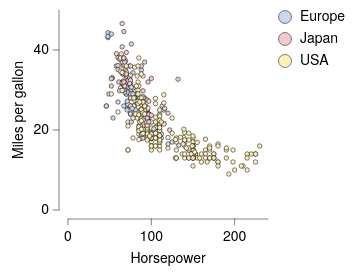

Here is the Vega-Lite specification saved for this chart:
### Vega-Lite specification from a JSON file in a GitHub repository (floating-point values rounded to 4 significant figures; data arrays with more than 128 entries replaced by an {"elided": "..."} marker saying what was removed)
{"background": null, "config": {"arc": {"fill": "#DBDBDB", "fillOpacity": 1.0, "innerRadius": 25.0, "padAngle": 0.03, "stroke": "black", "strokeOpacity": 1, "strokeWidth": 0.25}, "area": {"fill": "#DBDBDB", "fillOpacity": 1.0, "stroke": "black", "strokeOpacity": 1, "strokeWidth": 0.25}, "axis": {"domain": true, "domainCap": "round", "domainColor": "black", "domainWidth": 0.25, "grid": false, "gridCap": "round", "gridColor": "#F1F1F1", "gridDash": [0, 0], "gridOpacity": 1.0, "gridWidth": 0.25, "labelColor": "black", "labelFont": "Helvetica Neue", "labelFontSize": 7, "labelFontStyle": "normal", "labelFontWeight": 400, "offset": 4.5, "ticks": true, "tickCap": "round", "tickColor": "black", "tickRound": false, "tickSize": 3, "tickWidth": 0.25, "titleColor": "black", "titleFont": "Helvetica Neue", "titleFontSize": 7, "titleFontStyle": "normal", "titleFontWeight": 400}, "axisX": {"domain": true, "labelAlign": "center", "labelAngle": 0, "labels": true, "ticks": true, "translate": 0}, "axisY": {"domain": true, "labelAlign": "right", "labelAngle": 0, "labels": true, "ticks": true, "translate": 0}, "axisRight": {"domain": true, "labelAlign": "left", "labelAngle": 0, "labels": true, "ticks": true, "translate": 0}, "axisTop": {"domain": true, "labelAlign": "center", "labelAngle": 0, "labels": true, "ticks": true, "translate": 0}, "axisBand": {"tickOffset": 0}, "bar": {"fill": "#DBDBDB", "fillOpacity": 1.0, "stroke": "black", "strokeOpacity": 1, "strokeWidth": 0.25}, "boxplot": {"size": 9.0, "ticks": {"cornerRadius": 0.25, "fill": "black", "size": 4.5, "thickness": 0.25}, "box": {"fillOpacity": 1.0, "stroke": "black", "strokeOpacity": 1, "strokeWidth": 0.25}, "median": {"fill": "black", "fillOpacity": 1.0, "size": 9.0, "thickness": 0.25}, "rule": {"fill": "black", "fillOpacity": 1.0, "size": 10.0, "stroke": "black", "strokeDash": [0, 0], "strokeOpacity": 1, "strokeWidth": 0.25}, "outliers": {"color": "black", "fill": "black", "fillOpacity": 1.0, "size": 0, "stroke": "black", "strokeOpacity": 1, "strokeWidth": 0.25}}, "circle": {"fill": "black", "fillOpacity": 1.0, "size": 0.5, "stroke": null, "strokeOpacity": 1, "strokeWidth": 0.25}, "errorband": {"band": {"fillOpacity": 0.6, "stroke": null, "strokeWidth": 0.25, "strokeOpacity": 1}, "borders": {"opacity": 0, "strokeOpacity": 0.25, "strokeWidth": 1}}, "errorbar": {"opacity": 1, "rule": {"strokeDash": [0, 0], "strokeWidth": 0.25}, "ticks": {"color": "black", "cornerRadius": 0.125, "opacity": 1, "size": 6.0, "thickness": 0.25}, "thickness": 0.25}, "font": "Helvetica Neue", "geoshape": {"fill": "#DBDBDB", "fillOpacity": 1.0, "stroke": "black", "strokeOpacity": 1, "strokeWidth": 0.25}, "header": {"labelColor": "black", "labelFont": "Helvetica Neue", "labelFontSize": 7, "labelFontStyle": "normal", "labelFontWeight": 400, "titleColor": "black", "titleFont": "Helvetica Neue", "titleFontSize": 7, "titleFontStyle": "normal", "titleFontWeight": 400, "titlePadding": 0}, "legend": {"disable": false, "offset": 4.5, "gradientLength": 50.0, "gradientThickness": 5.0, "gradientOpacity": 1.0, "gradientStrokeColor": "black", "gradientStrokeWidth": 0.25, "labelColor": "black", "labelFont": "Helvetica Neue", "labelFontSize": 7, "labelFontStyle": "normal", "labelFontWeight": 400, "strokeColor": "black", "strokeWidth": 0, "symbolSize": 42, "symbolStrokeColor": "black", "symbolStrokeWidth": 0.25, "titleColor": "black", "titleFont": "Helvetica Neue", "titleFontSize": 7, "titleFontStyle": "normal", "titleFontWeight": 400}, "line": {"color": "black", "stroke": "black", "strokeCap": "round", "strokeDash": [0, 0], "strokeOpacity": 1, "strokeWidth": 0.375}, "point": {"filled": true, "fill": "#DBDBDB", "fillOpacity": 1.0, "size": 5.0, "stroke": "black", "strokeOpacity": 1, "strokeWidth": 0.25}, "range": {"category": ["#C6D9F1", "#F1C9CB", "#FEF0B9", "#CEE37A", "#7AA8E0", "#E589A3", "#FDDD5D", "#68B961", "#4177B1", "#C35082", "#E5C227", "#438156"], "diverging": {"scheme": ["#C35082", "#CE6D94", "#D989A7", "#E2A4BA", "#EABFCE", "#F1DBE2", "#F6F6F6", "#D7E0EB", "#B9CBE0", "#9BB6D5", "#7DA1C9", "#5F8CBD", "#4177B1"]}, "heatmap": {"scheme": ["#DFE9F7", "#C6D9F1", "#ADC8EC", "#94B8E6", "#7AA8E0", "#6097DA", "#4D87CA", "#4177B1", "#386898", "#2F597F", "#264A69", "#1D3A58"]}, "ordinal": {"scheme": ["#F1F1F1", "#DBDBDB", "#C6C6C6", "#B2B2B2", "#9D9D9D", "#898989", "#767676", "#636363", "#515151", "#404040", "#2F2F2F", "#1F1F1F"]}, "ramp": {"scheme": ["#DFE9F7", "#C6D9F1", "#ADC8EC", "#94B8E6", "#7AA8E0", "#6097DA", "#4D87CA", "#4177B1", "#386898", "#2F597F", "#264A69", "#1D3A58"]}}, "rule": {"color": "black", "stroke": "black", "strokeCap": "round", "strokeDash": [2, 2], "strokeOpacity": 1, "strokeWidth": 0.25}, "scale": {"bandPaddingInner": 0.1, "bandPaddingOuter": 0.1, "round": false}, "rect": {"fill": "#DBDBDB", "fillOpacity": 1.0, "stroke": "black", "strokeOpacity": 1, "strokeWidth": 0.25}, "square": {"fill": "#DBDBDB", "fillOpacity": 1.0, "size": 10.0, "stroke": "black", "strokeOpacity": 1, "strokeWidth": 0.25}, "text": {"color": "black", "font": "Helvetica Neue", "fontSize": 7, "fontStyle": "normal", "fontWeight": 400}, "title": {"anchor": "middle", "frame": "group", "color": "black", "font": "Helvetica Neue", "fontSize": 7, "fontStyle": "normal", "fontWeight": 400, "subtitleColor": "black", "subtitleFont": "Helvetica Neue", "subtitleFontSize": "Helvetica Neue", "subtitleFontStyle": "normal", "subtitleFontWeight": 400}, "view": {"continuousWidth": 100, "continuousHeight": 100, "discreteWidth": 100, "discreteHeight": 100, "fill": null, "stroke": null, "strokeWidth": 0.25}}, "data": {"name": "data-7285c4e2e195e5a75737a34913199f5f"}, "mark": {"type": "point"}, "encoding": {"color": {"field": "Origin", "title": null, "type": "nominal"}, "x": {"field": "Horsepower", "title": "Horsepower", "type": "quantitative"}, "y": {"field": "Miles_per_Gallon", "title": "Miles per gallon", "type": "quantitative"}}, "$schema": "https://vega.github.io/schema/vega-lite/v6.4.1.json", "datasets": {"data-7285c4e2e195e5a75737a34913199f5f": {"elided": "392 records"}}}
